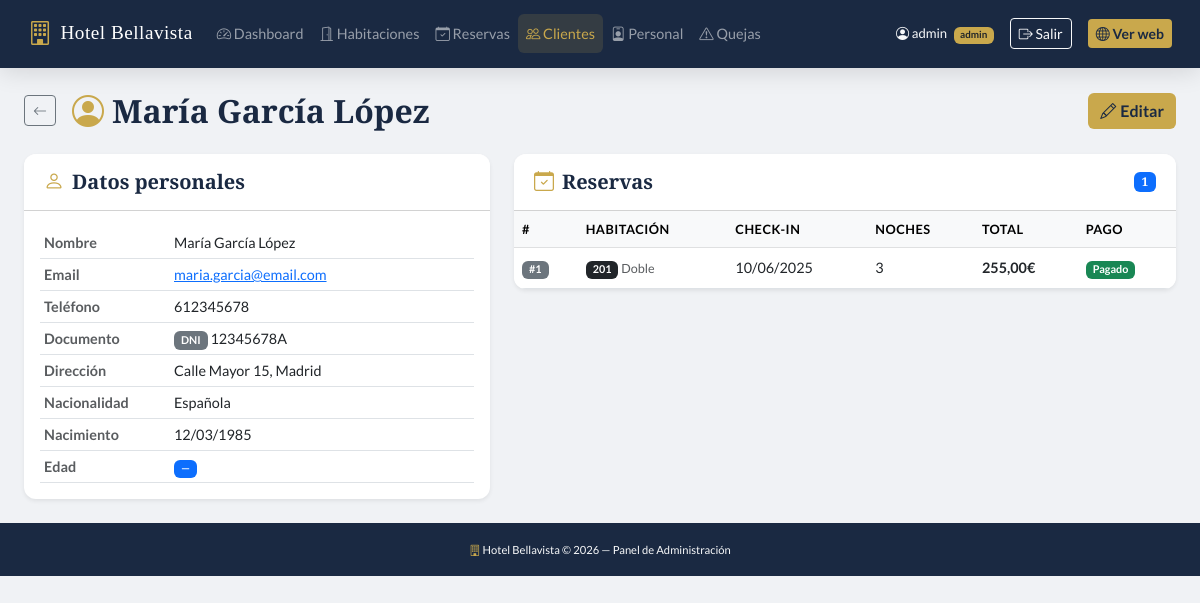
The app's page /admin/customers/view.php?id=1 (signed in) with its own data.
### tables this page shows
CREATE TABLE `customer` (
  `customer_id`    INT(10) NOT NULL AUTO_INCREMENT,
  `customer_name`  VARCHAR(100) NOT NULL,
  `email`          VARCHAR(100) NOT NULL,
  `contact_no`     VARCHAR(20) NOT NULL,
  `id_card_type_id` INT(10) NOT NULL,
  `id_card_no`     VARCHAR(30) NOT NULL,
  `address`        VARCHAR(200) NOT NULL,
  `nationality`    VARCHAR(100) DEFAULT 'Española',
  `birth_date`     DATE DEFAULT NULL,
  `created_at`     TIMESTAMP NOT NULL DEFAULT CURRENT_TIMESTAMP,
  PRIMARY KEY (`customer_id`),
  FOREIGN KEY (`id_card_type_id`) REFERENCES `id_card_type`(`id_card_type_id`)
);

CREATE TABLE `id_card_type` (
  `id_card_type_id` INT(10) NOT NULL AUTO_INCREMENT,
  `id_card_type`    VARCHAR(100) NOT NULL,
  PRIMARY KEY (`id_card_type_id`)
);

CREATE TABLE `booking` (
  `booking_id`     INT(10) NOT NULL AUTO_INCREMENT,
  `customer_id`    INT(10) NOT NULL,
  `room_id`        INT(10) NOT NULL,
  `booking_date`   TIMESTAMP NOT NULL DEFAULT CURRENT_TIMESTAMP,
  `check_in`       DATE NOT NULL,
  `check_out`      DATE NOT NULL,
  `num_nights`     INT(5) NOT NULL DEFAULT 1,
  `total_price`    DECIMAL(10,2) NOT NULL DEFAULT 0.00,
  `remaining_price` DECIMAL(10,2) NOT NULL DEFAULT 0.00,
  `payment_status` TINYINT(1) NOT NULL DEFAULT 0 COMMENT '0=pendiente, 1=pagado',
  `notes`          TEXT DEFAULT NULL,
  PRIMARY KEY (`booking_id`),
  FOREIGN KEY (`customer_id`) REFERENCES `customer`(`customer_id`),
  FOREIGN KEY (`room_id`) REFERENCES `room`(`room_id`)
);

CREATE TABLE `room` (
  `room_id`         INT(10) NOT NULL AUTO_INCREMENT,
  `room_type_id`    INT(10) NOT NULL,
  `room_no`         VARCHAR(10) NOT NULL,
  `floor`           INT(5) NOT NULL DEFAULT 1,
  `status`          TINYINT(1) NOT NULL DEFAULT 1 COMMENT '1=disponible, 0=mantenimiento',
  `check_in_status` TINYINT(1) NOT NULL DEFAULT 0 COMMENT '1=ocupada, 0=libre',
  `description`     TEXT DEFAULT NULL,
  PRIMARY KEY (`room_id`),
  UNIQUE KEY `room_no` (`room_no`),
  FOREIGN KEY (`room_type_id`) REFERENCES `room_type`(`room_type_id`)
);

CREATE TABLE `room_type` (
  `room_type_id`   INT(10) NOT NULL AUTO_INCREMENT,
  `room_type_name` VARCHAR(100) NOT NULL,
  `description`    TEXT DEFAULT NULL,
  `base_price`     DECIMAL(10,2) NOT NULL DEFAULT 0.00,
  `capacity`       INT(5) NOT NULL DEFAULT 1,
  PRIMARY KEY (`room_type_id`)
);

### admin/customers/view.php (the view, shortened to what this page needs)
<?php
$db = getDB();
$id = (int)($_GET['id'] ?? 0);
$stmt = $db->prepare("SELECT c.*, ict.id_card_type FROM customer c JOIN id_card_type ict ON c.id_card_type_id = ict.id_card_type_id WHERE c.customer_id = ?");
$stmt->execute([$id]);
$cliente = $stmt->fetch();
$reservas = $db->prepare("SELECT b.*, r.room_no, rt.room_type_name FROM booking b JOIN room r ON b.room_id = r.room_id JOIN room_type rt ON r.room_type_id = rt.room_type_id WHERE b.customer_id = ? ORDER BY b.check_in DESC");
$reservas->execute([$id]); $reservas = $reservas->fetchAll();
require_once '../../includes/header.php';
?>
<div class="d-flex align-items-center mb-4 gap-3">
    <a href="/hotel/admin/customers/index.php" class="btn btn-sm btn-outline-secondary"><i class="bi bi-arrow-left"></i></a>
    <h2 class="font-playfair mb-0"><i class="bi bi-person-circle text-gold me-2"></i><?= htmlspecialchars($cliente['customer_name']) ?></h2>
    <a href="/hotel/admin/customers/edit.php?id=<?= $id ?>" class="btn btn-gold ms-auto"><i class="bi bi-pencil me-1"></i>Editar</a>
</div>
<div class="row g-4">
    <div class="col-12 col-lg-5">
        <div class="card border-0 shadow-sm">
            <div class="card-header bg-white"><h5 class="mb-0"><i class="bi bi-person text-gold me-2"></i>Datos personales</h5></div>
            <div class="card-body">
                <table class="table table-sm mb-0">
                    <tr><td class="text-muted fw-bold" style="width:130px;">Nombre</td><td><?= htmlspecialchars($cliente['customer_name']) ?></td></tr>
                    <tr><td class="text-muted fw-bold">Email</td><td><a href="mailto:<?= htmlspecialchars($cliente['email']) ?>"><?= htmlspecialchars($cliente['email']) ?></a></td></tr>
                    <tr><td class="text-muted fw-bold">Teléfono</td><td><?= htmlspecialchars($cliente['contact_no']) ?></td></tr>
                    <tr><td class="text-muted fw-bold">Documento</td><td><span class="badge bg-secondary"><?= htmlspecialchars($cliente['id_card_type']) ?></span> <?= htmlspecialchars($cliente['id_card_no']) ?></td></tr>
                    <tr><td class="text-muted fw-bold">Dirección</td><td><?= htmlspecialchars($cliente['address']) ?></td></tr>
                    <tr><td class="text-muted fw-bold">Nacionalidad</td><td><?= htmlspecialchars($cliente['nationality'] ?? '—') ?></td></tr>
                    <tr><td class="text-muted fw-bold">Nacimiento</td><td><?= $cliente['birth_date'] ? date('d/m/Y', strtotime($cliente['birth_date'])) : '—' ?></td></tr>
                    <tr><td class="text-muted fw-bold">Edad</td><td><span id="edadCliente" class="badge bg-primary">—</span></td></tr>
                </table>
            </div>
        </div>
    </div>
    <div class="col-12 col-lg-7">
        <div class="card border-0 shadow-sm">
            <div class="card-header bg-white d-flex justify-content-between align-items-center">
                <h5 class="mb-0"><i class="bi bi-calendar-check text-gold me-2"></i>Reservas</h5>
                <span class="badge bg-primary"><?= count($reservas) ?></span>
            </div>
            <div class="card-body p-0">
                <table class="table table-hover mb-0">
                    <thead class="table-light"><tr><th>#</th><th>Habitación</th><th>Check-in</th><th>Noches</th><th>Total</th><th>Pago</th></tr></thead>
                    <tbody>
                        <?php foreach ($reservas as $r): ?>
                        <tr>
                            <td><span class="badge bg-secondary">#<?= $r['booking_id'] ?></span></td>
                            <td><span class="badge bg-dark"><?= htmlspecialchars($r['room_no']) ?></span> <small class="text-muted"><?= htmlspecialchars($r['room_type_name']) ?></small></td>
                            <td><?= date('d/m/Y', strtotime($r['check_in'])) ?></td>
                            <td><?= $r['num_nights'] ?></td>
                            <td class="fw-bold"><?= number_format($r['total_price'], 2, ',', '.') ?>€</td>
                            <td><?= $r['payment_status'] ? '<span class="badge bg-success">Pagado</span>' : '<span class="badge bg-warning text-dark">Pendiente</span>' ?></td>
                        </tr>
                        <?php endforeach; ?>
                    </tbody>
                </table>
            </div>
        </div>
    </div>
</div>
<?php require_once '../../includes/footer.php'; ?>

### assets/css/style.css (style rules this page uses)
:root { --color-primario: #1a2942; --color-secundario: #2c4a7c; --color-gold: #c9a84c; --color-gold-light: #f0d080; --color-blanco: #ffffff; --color-gris-claro: #f8f9fa; --color-gris: #6c757d; --color-texto: #2d3748; --fuente-titulos: 'Playfair Display', Georgia, serif; --fuente-texto: 'Lato', 'Helvetica Neue', sans-serif; --sombra-suave: 0 2px 15px rgba(0,0,0,0.08); --sombra-media: 0 4px 25px rgba(0,0,0,0.12); --radio-borde: 12px; --transicion: 0.3s ease; }
*, *::before, *::after { box-sizing: border-box; }
body { font-family: var(--fuente-texto); color: var(--color-texto); background-color: #f0f2f5; font-size: 15px; line-height: 1.6; }
h1, h2, h3, h4, h5 { font-family: var(--fuente-titulos); font-weight: 700; color: var(--color-primario); }
.font-playfair { font-family: var(--fuente-titulos) !important; }
.text-gold { color: var(--color-gold) !important; }
.btn-gold { background-color: var(--color-gold); color: var(--color-primario); font-weight: 700; border: none; transition: background-color var(--transicion), transform var(--transicion); }
.card { border-radius: var(--radio-borde); overflow: hidden; }
.card-header { font-family: var(--fuente-titulos); font-size: 1rem; padding: 1rem 1.25rem; }
.table th { font-size: 0.8rem; text-transform: uppercase; letter-spacing: 0.5px; font-family: var(--fuente-texto); font-weight: 700; }
.table td { vertical-align: middle; font-size: 0.9rem; }

### records on screen
customer: customer_name "María García López", email "maria.garcia@email.com", contact_no "612345678", id_card_type.id_card_type "DNI", id_card_no "12345678A", address "Calle Mayor 15, Madrid", nationality "Española", birth_date "12/03/1985"
booking: booking_id "1", room.room_no "201", room_type.room_type_name "Doble", check_in "10/06/2025", num_nights "3", total_price "255,00", payment_status "Pagado"

### other values on screen
currentUser() "admin"
$userRole "admin"
count($reservas) "1"
